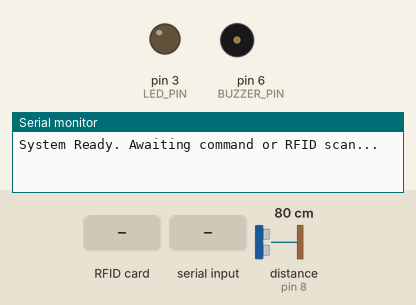
This sketch was run on a simulated Arduino Uno, built with avr-gcc and run on an emulated ATmega328P. On the bench: output pins drawn as LEDs (lit = HIGH), buzzer (waves = sounding, pin HIGH), the last lines printed to the serial monitor. Wiring (inferred from the names in the program): ultrasonic range finder: trigger pin 7; echo pin 8. The test bench sets the inputs (shaded band); at power-on: distance to the obstacle (sensor on pin 8) 80 cm. The echo pulse lasts 58.3 µs per cm; pins used as bus, display or sensor lines are not drawn.

Above: at 1.2 s.
1.3 s: distance to the obstacle (sensor on pin 8) set to 17 cm
2.8 s: distance to the obstacle (sensor on pin 8) set to 13 cm
At 2.9 s:
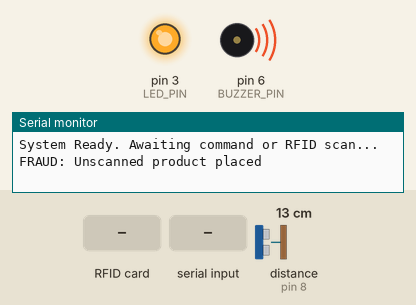
5.8 s: RFID card 5E 7A 19 C4 held to the reader
At 7.1 s:
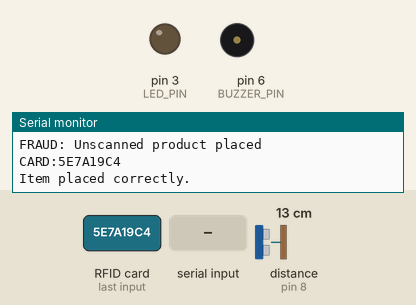
8.4 s: "READ\n" received over Serial
At 9.0 s:
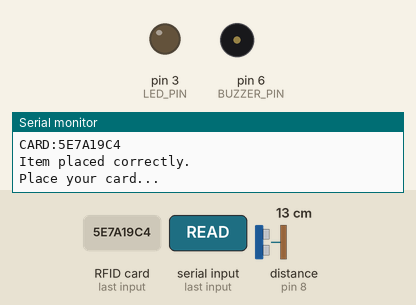
Timing chart, 0 to 11.0 s (numbered marks = the images above; inputs shaded):
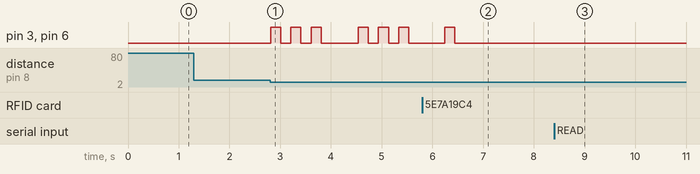

The sketch:

UPDATED_NEW.ino
```cpp
#include <SPI.h>
#include <MFRC522.h>

#define RST_PIN         9
#define SS_PIN          10
#define BUZZER_PIN      6
#define LED_PIN         3
#define TRIG_PIN        7
#define ECHO_PIN        8

MFRC522 mfrc522(SS_PIN, RST_PIN);
MFRC522::MIFARE_Key key;

bool tagScanned = false;
bool objectPlaced = false;
bool fraudDetected = false;
bool cooldownActive = false;

unsigned long scanTimer = 0;
unsigned long placementCooldownStart = 0;

const unsigned long PLACE_TIMEOUT = 10000;
const unsigned long PLACEMENT_COOLDOWN = 3000;

void setup() {
  Serial.begin(9600);
  while (!Serial);
  SPI.begin();
  mfrc522.PCD_Init();

  for (byte i = 0; i < 6; i++) key.keyByte[i] = 0xFF;

  pinMode(BUZZER_PIN, OUTPUT);
  pinMode(LED_PIN, OUTPUT);
  pinMode(TRIG_PIN, OUTPUT);
  pinMode(ECHO_PIN, INPUT);

  Serial.println("System Ready. Awaiting command or RFID scan...");
}

void loop() {
  if (Serial.available()) {
    String cmd = Serial.readStringUntil('\n');
    cmd.trim();
    processCommand(cmd);
  }

  long distance = getDistance();

  if (distance < 15) {
    if (!tagScanned) {
      signalFraud("Unscanned product placed");
    } else if (!objectPlaced) {
      objectPlaced = true;
      cooldownActive = true;
      placementCooldownStart = millis();
      Serial.println("Item placed correctly.");
    } else if (!cooldownActive) {
      signalFraud("Multiple items placed after one scan");
    }
    delay(500);
  }

  if (cooldownActive && millis() - placementCooldownStart >= PLACEMENT_COOLDOWN) {
    cooldownActive = false;
    Serial.println("Cooldown over. Monitoring resumed.");
  }

  if (tagScanned && !objectPlaced && millis() - scanTimer > PLACE_TIMEOUT) {
    signalFraud("No item placed after scan");
  }

  if (mfrc522.PICC_IsNewCardPresent() && mfrc522.PICC_ReadCardSerial()) {
  String uid = readUID();
  Serial.println("CARD:" + uid);  // This line will now trigger the Python handler
  tagScanned = true;
  objectPlaced = false;
  fraudDetected = false;
  cooldownActive = false;
  scanTimer = millis();
  blinkOnce();
  mfrc522.PICC_HaltA();
  mfrc522.PCD_StopCrypto1();
  delay(500);
}
}

// ---------- RFID Functions ----------

String readUID() {
  String uid = "";
  for (byte i = 0; i < mfrc522.uid.size; i++) {
    uid += String(mfrc522.uid.uidByte[i] < 0x10 ? "0" : "");
    uid += String(mfrc522.uid.uidByte[i], HEX);
  }
  uid.toUpperCase();
  return uid;
}

void readCard() {
  if (!waitForCard()) return;

  byte block = 8;
  byte buffer[18];
  byte size = sizeof(buffer);

  if (!authenticate(block)) return;

  MFRC522::StatusCode status = mfrc522.MIFARE_Read(block, buffer, &size);
  if (status != MFRC522::STATUS_OK) {
    Serial.println("ERR:Read failed");
    return;
  }

  String data = "";
  for (byte i = 0; i < 16; i++) {
    if (buffer[i] == 0) break;
    data += (char)buffer[i];
  }

  Serial.print("DATA:");
  Serial.println(data.length() > 0 ? data : "NoData#0");

  endRFID();
  blinkOnce();
}

void writeCard(String data) {
  if (!waitForCard()) return;
  if (data.length() > 16) {
    Serial.println("ERR:Data too long");
    return;
  }

  byte block = 8;
  byte buffer[16];
  for (byte i = 0; i < 16; i++) {
    buffer[i] = i < data.length() ? data[i] : 0;
  }

  if (!authenticate(block)) return;

  MFRC522::StatusCode status = mfrc522.MIFARE_Write(block, buffer, 16);
  if (status != MFRC522::STATUS_OK) {
    Serial.println("ERR:Write failed");
    return;
  }

  Serial.println("OK:Write successful");
  endRFID();
  blinkOnce();
}

void resetCard() {
  writeCard("");
}

bool waitForCard() {
  Serial.println("Place your card...");
  unsigned long timeout = 10000;
  unsigned long start = millis();

  while (!mfrc522.PICC_IsNewCardPresent() || !mfrc522.PICC_ReadCardSerial()) {
    if (millis() - start > timeout) {
      Serial.println("ERR:Timeout");
      return false;
    }
    delay(100);
  }
  return true;
}

bool authenticate(byte block) {
  MFRC522::StatusCode status = mfrc522.PCD_Authenticate(
    MFRC522::PICC_CMD_MF_AUTH_KEY_A, block, &key, &(mfrc522.uid));
  if (status != MFRC522::STATUS_OK) {
    Serial.println("ERR:Auth failed");
    return false;
  }
  return true;
}

void endRFID() {
  mfrc522.PICC_HaltA();
  mfrc522.PCD_StopCrypto1();
}

// ---------- Fraud / Utility Functions ----------

long getDistance() {
  digitalWrite(TRIG_PIN, LOW);
  delayMicroseconds(2);
  digitalWrite(TRIG_PIN, HIGH);
  delayMicroseconds(10);
  digitalWrite(TRIG_PIN, LOW);
  return pulseIn(ECHO_PIN, HIGH) * 0.034 / 2;
}

void signalFraud(String reason) {
  Serial.println("FRAUD: " + reason);
  fraudDetected = true;
  for (int i = 0; i < 3; i++) {
    digitalWrite(BUZZER_PIN, HIGH);
    digitalWrite(LED_PIN, HIGH);
    delay(200);
    digitalWrite(BUZZER_PIN, LOW);
    digitalWrite(LED_PIN, LOW);
    delay(200);
  }

  tagScanned = false;
  objectPlaced = false;
  cooldownActive = false;
  scanTimer = 0;
}

void blinkOnce() {
  digitalWrite(LED_PIN, HIGH);
  digitalWrite(BUZZER_PIN, HIGH);
  delay(200);
  digitalWrite(LED_PIN, LOW);
  digitalWrite(BUZZER_PIN, LOW);
}

// ---------- Serial Command Interface ----------

void processCommand(String cmd) {
  if (cmd == "READ") {
    readCard();
  } else if (cmd.startsWith("WRITE:")) {
    String data = cmd.substring(6);
    writeCard(data);
  } else if (cmd == "RESET") {
    resetCard();
  } else if (cmd == "STATUS") {
    Serial.println("OK:System ready");
  } else {
    Serial.println("ERR:Unknown command");
  }
}
```

Measured:
- the behaviour switches between 16 and 15 cm on distance to the obstacle (sensor on pin 8) (found by bisection; images 0 and 1)
- after the input at 1.3 s, every drawn part: stays the same
- after the input at 2.8 s, pin 3 (LED_PIN), pin 6 (BUZZER_PIN): LOW → HIGH at once, → LOW 0.20 s later, → HIGH 0.20 s later, → LOW 0.20 s later, … (12 changes in this stretch)
- after the input at 5.8 s, pin 3 (LED_PIN), pin 6 (BUZZER_PIN): goes on until 6.4 s, then stays LOW
- after the input at 8.4 s, pin 3 (LED_PIN), pin 6 (BUZZER_PIN): stops changing and stays LOW
